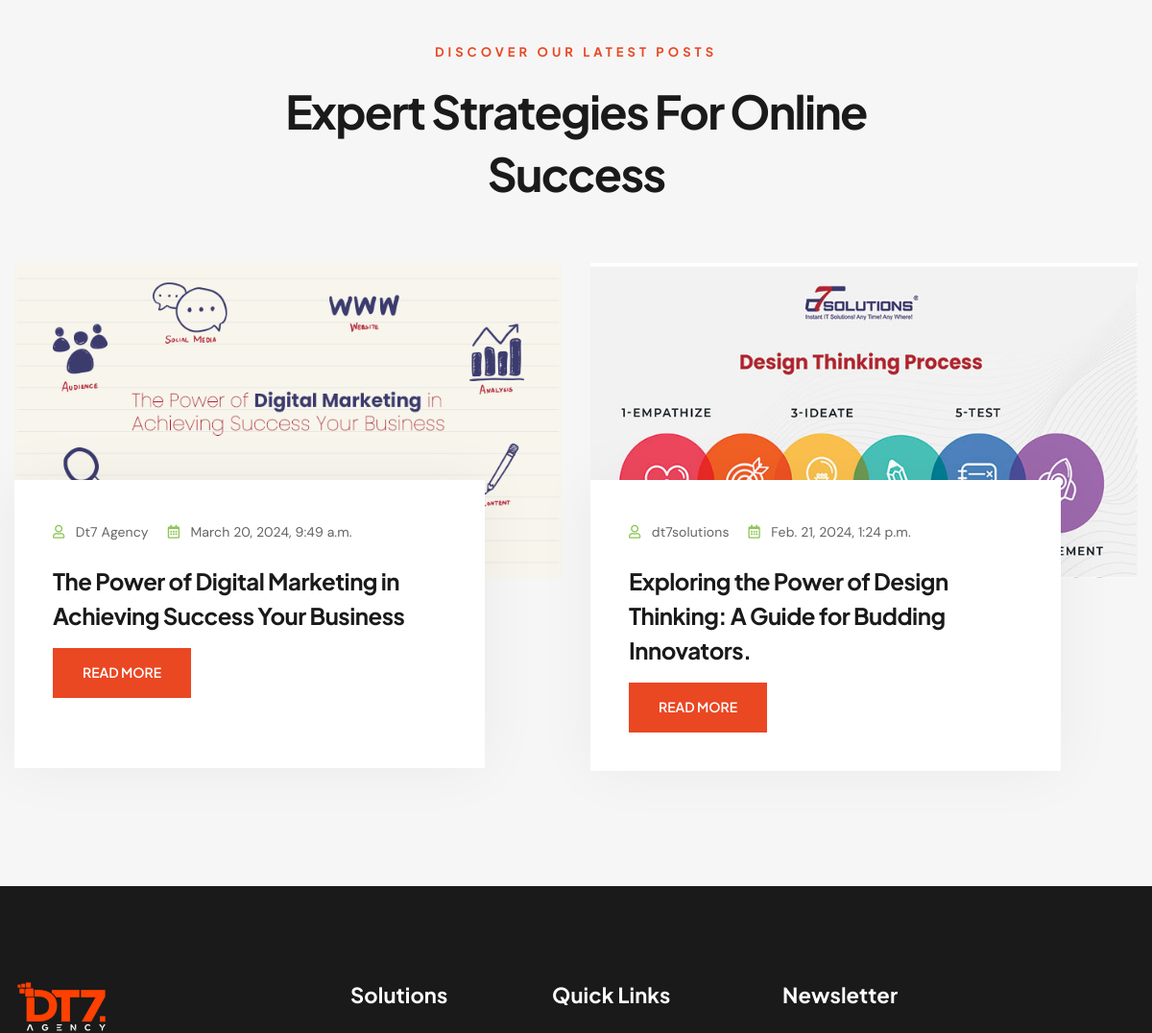
Before: / (middle part) with the older database file.
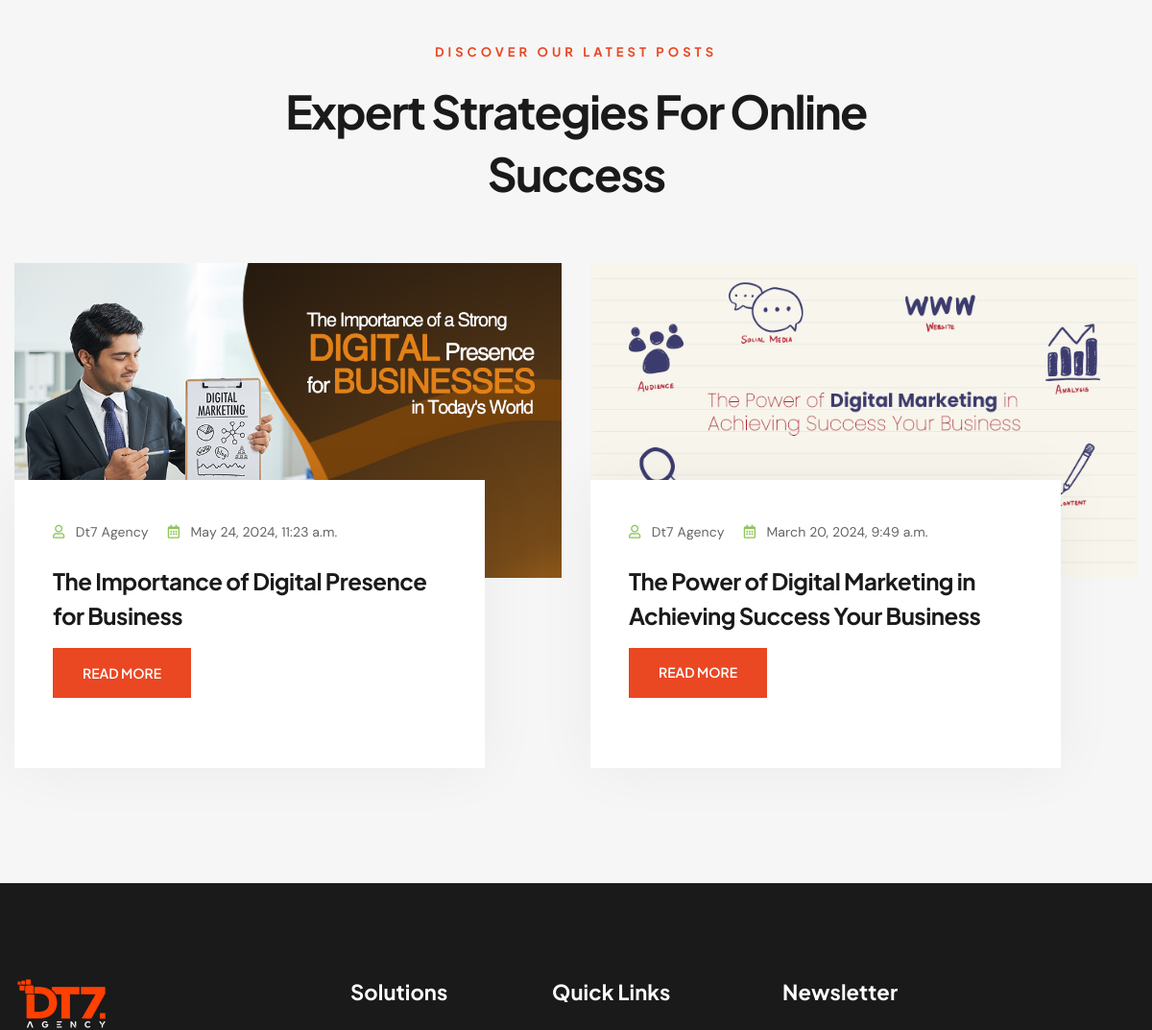
After: the same page with the newer database file.
### DT7App/models.py (models this page shows, shortened)
class BlogPost(models.Model):
    Id = models.AutoField(primary_key=True)
    Category = models.ForeignKey(Category,on_delete=models.CASCADE,related_name='categories')
    Title =  models.CharField(max_length=225,default="title")
    Image1 = models.ImageField(upload_to='uploads/')
    Body = RichTextField(blank=True,null=True)
    Sluglink = models.CharField(max_length=200 ,blank=True,null=True)
    Tags = models.CharField(max_length=100 )
    CreatedName =  models.CharField(max_length=100)
    Create_at = models.DateTimeField(default=datetime.now)
    status = models.IntegerField(choices=STATUS, default=0)
    class Meta:
        ordering = ['-Create_at']

### DT7App/views.py (the view)
# urls.py: path('', Home , name='home'),
@csrf_exempt
def Home(request):
    if request.method == 'POST':
        name = request.POST.get('exampleInputName')
        email = request.POST.get('exampleInputEmail')
        phone = request.POST.get('exampleInputPhone')
        services_interested = request.POST.getlist('servicesInterestedIn', [])
        message = request.POST.get('exampleInputMessageinfo')
        print("Name:", name)
        print("Email:", email)
        print("Phone:", phone)
        print("Service:", services_interested)
        print("Message:", message)
        try:
            send_mail(
                'New Contact Form Submission',  # Subject
                f'Email : {email}\nMessage: {message}\nPhone:{phone}\nServices Interested In: {", ".join(services_interested)}',  # Message
                'manideepmadhuri456@gmail.com',  # Sender's email
                ['manideep723@gmail.com'],  # Recipient list
                fail_silently=False,  # Raise exception if sending fails
            )
            messages.success(request, 'Message has been successfully sent.')
        except Exception as e:
            messages.error(request, f'Failed to send message. Error: {e}')
            print("Error")
        latest_blogs = BlogPost.objects.filter().order_by('-Id')[:2]
        return render(request, 'uifiles/home.html',{'navbar':'Home','latest_blogs':latest_blogs})
    else:
        latest_blogs = BlogPost.objects.filter().order_by('-Id')[:2]
        return render(request, 'uifiles/home.html',{'navbar':'Home','latest_blogs':latest_blogs})

### templates/uifiles/home.html (shortened to what this page needs)
{% extends 'uifiles/base.html' %}
{% load static %}
{% block content %}
       <section class="blog-one pt-5">
        <div class="container">
            <div class="blog-one__sec-title sec-title wow animated fadeIn" data-wow-delay="0.1s" data-wow-duration="1500ms">
                <p class="sec-title__top">Discover Our Latest Posts</p>
                <h2 class="blog-one__heading sec-title__heading">Expert Strategies for Online Success</h2>
            </div>
            <div class="row">
                {% for blogitem in latest_blogs %}
                <div class="col-xl-6 col-md-6 wow animated fadeInUp" data-wow-delay="0.1s" data-wow-duration="1500ms">
                    <div class="blog-page__blog">
                        <div class="blog-page__blog-img-box">
                            <img src="/media/{{blogitem.Image1}}" alt="blog" class="blog-page__blog-img">
                        </div>
                        <div class="blog-page__blog-content">
                            <ul class="blog-page__blog-info">
                                <li>
                                    <i class="far fa-user"></i>
                                    <span>{{blogitem.CreatedName}}</span>
                                </li>
                                <li>
                                    <i class="far fa-calendar-alt"></i>
                                    <span>{{blogitem.Create_at}}</span>
                                </li>
                            </ul>
                            <a href="/blog/{{blogitem.Sluglink}}" class="blog-page__blog-title mb-3">{{blogitem.Title}} </a>
                            <a href="/blog/{{blogitem.Sluglink}}" class="blog-page__blog-btn digihub-btn digihub-btn--secondary">READ MORE </a>
                        </div>
                    </div>
                </div>
                {% endfor %}
            </div>
        </div>
    </section>
        {% endblock %}

### templates/uifiles/base.html (shortened to what this page needs)
{% load static %}
<!DOCTYPE html>
<html lang="en">
<head>
    <link rel="stylesheet" href="{% static 'assets/vendors/bootstrap/css/bootstrap.min.css' %}">
    <link rel="stylesheet" href="{% static 'assets/vendors/bootstrap-select/bootstrap-select.min.css' %}">
    <link rel="stylesheet" href="{% static 'assets/vendors/animate/animate.min.css' %}">
    <link rel="stylesheet" href="{% static 'assets/vendors/fontawesome/css/all.min.css' %}">
    <link rel="stylesheet" href="{% static 'assets/vendors/digihub-icons/style.css' %}">
    <link rel="stylesheet" href="{% static 'assets/vendors/jarallax/jarallax.css' %}">
    <link rel="stylesheet" href="{% static 'assets/vendors/jquery-magnific-popup/jquery.magnific-popup.css' %}">
    <link rel="stylesheet" href="{% static 'assets/vendors/nouislider/nouislider.min.css' %}">
    <link rel="stylesheet" href="{% static 'assets/vendors/nouislider/nouislider.pips.css' %}">
    <link rel="stylesheet" href="{% static 'assets/vendors/tiny-slider/tiny-slider.css' %}">
    <link rel="stylesheet" href="{% static 'assets/vendors/owl-carousel/css/owl.carousel.min.css' %}">
    <link rel="stylesheet" href="{% static 'assets/vendors/owl-carousel/css/owl.theme.default.min.css' %}">
    <link rel="stylesheet" href="{% static 'assets/css/digihub.css' %}">
</head>
<body class="custom-cursor">
    <div class="page-wrapper">
        {% block content %}
        {% endblock %}
         <footer class="footer-one">
            <div class="container">
                <div class="row">
                    <div class="col-xl-3 col-md-5 wow animated fadeInUp" data-wow-delay="0.1s" data-wow-duration="1500ms">
                        <div class="footer-one__about-box">
                            <div class="footer-one__logo-box">
                                <a href="/">
                                    <img src="{% static 'assets/images/logowhite.png' %}" alt="logo-dark" class="footer-one__logo">
                                </a>
                            </div>
                        </div>
                    </div>
                    <div class="col-xl-2 col-md-3 col-sm-6 wow animated fadeInUp" data-wow-delay="0.3s" data-wow-duration="1500ms">
                        <div class="footer-one__link-box footer-one__link-box-one">
                            <h3 class="footer-one__title">Solutions</h3>
                        </div>
                    </div>
                    <div class="col-xl-3 col-md-4 col-sm-6 wow animated fadeInUp" data-wow-delay="0.5s" data-wow-duration="1500ms">
                        <div class="footer-one__link-box footer-one__link-box-two">
                            <h3 class="footer-one__title">Quick Links</h3>
                        </div>
                    </div>
                    <div class="col-xl-4 col-lg-7 wow animated fadeInUp" data-wow-delay="0.7s" data-wow-duration="1500ms">
                        <div class="footer-one__newsletter-box">
                            <h3 class="footer-one__title">Newsletter</h3>
                        </div>
                    </div>
                </div>
            </div>
        </footer>
    </div>
    <div class="search-popup">
    </div>
</body>
</html>

Changed rows visible on the page:
no longer on this page (row unchanged): BlogPost: Image1 (picture), CreatedName "dt7solutions", Create_at "Feb. 21, 2024, 1:24 p.m.", Title "Exploring the Power of Design Thinking: A Guide for Budding Innovators."
added BlogPost: Image1 (picture), CreatedName "Dt7 Agency", Create_at "May 24, 2024, 11:23 a.m.", Title "The Importance of Digital Presence for Business"
